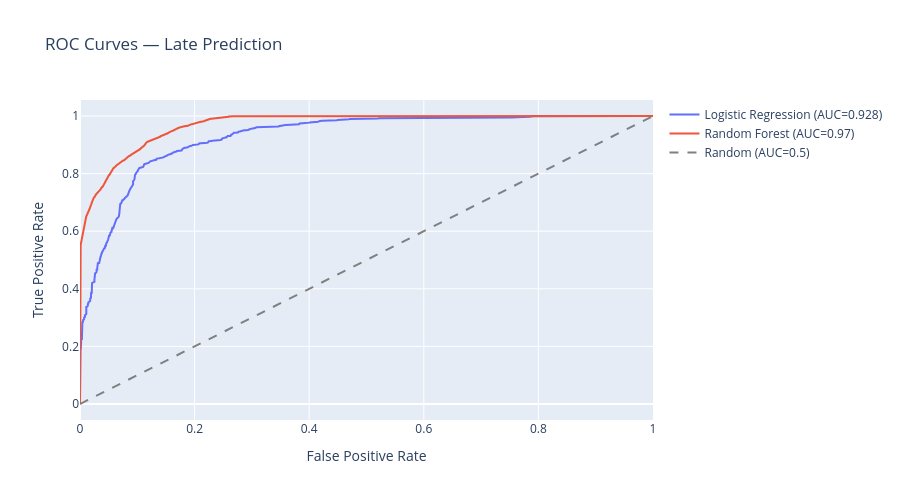

Write notebook code for a chart like this one.
### Code cell
fig = go.Figure()

for result in cls_results[1:]:  # skip baseline
    if "probabilities" in result:
        fpr, tpr, _ = roc_curve(y_cls_test, result["probabilities"])
        fig.add_trace(go.Scatter(
            x=fpr, y=tpr,
            mode="lines",
            name=f"{result['model']} (AUC={result['AUC']})",
        ))

# Random baseline
fig.add_trace(go.Scatter(
    x=[0, 1], y=[0, 1],
    mode="lines",
    line=dict(dash="dash", color="gray"),
    name="Random (AUC=0.5)",
))

fig.update_layout(
    title="ROC Curves — Late Prediction",
    xaxis_title="False Positive Rate",
    yaxis_title="True Positive Rate",
    height=500,
)
fig.show()

### Figure 1 — Plotly figure (JSON) as saved in the notebook; plotly's stock layout.template omitted (floating-point values rounded to 4 significant figures; data arrays with more than 128 entries replaced by an {"elided": "..."} marker saying what was removed)
{"data": [{"mode": "lines", "name": "Logistic Regression (AUC=0.928)", "type": "scatter", "x": {"elided": "1334 float values"}, "y": {"elided": "1334 float values"}}, {"mode": "lines", "name": "Random Forest (AUC=0.97)", "type": "scatter", "x": {"elided": "941 float values"}, "y": {"elided": "941 float values"}}, {"line": {"color": "gray", "dash": "dash"}, "mode": "lines", "name": "Random (AUC=0.5)", "type": "scatter", "x": [0, 1], "y": [0, 1]}], "layout": {"height": 500, "title": {"text": "ROC Curves — Late Prediction"}, "xaxis": {"title": {"text": "False Positive Rate"}}, "yaxis": {"title": {"text": "True Positive Rate"}}}}
